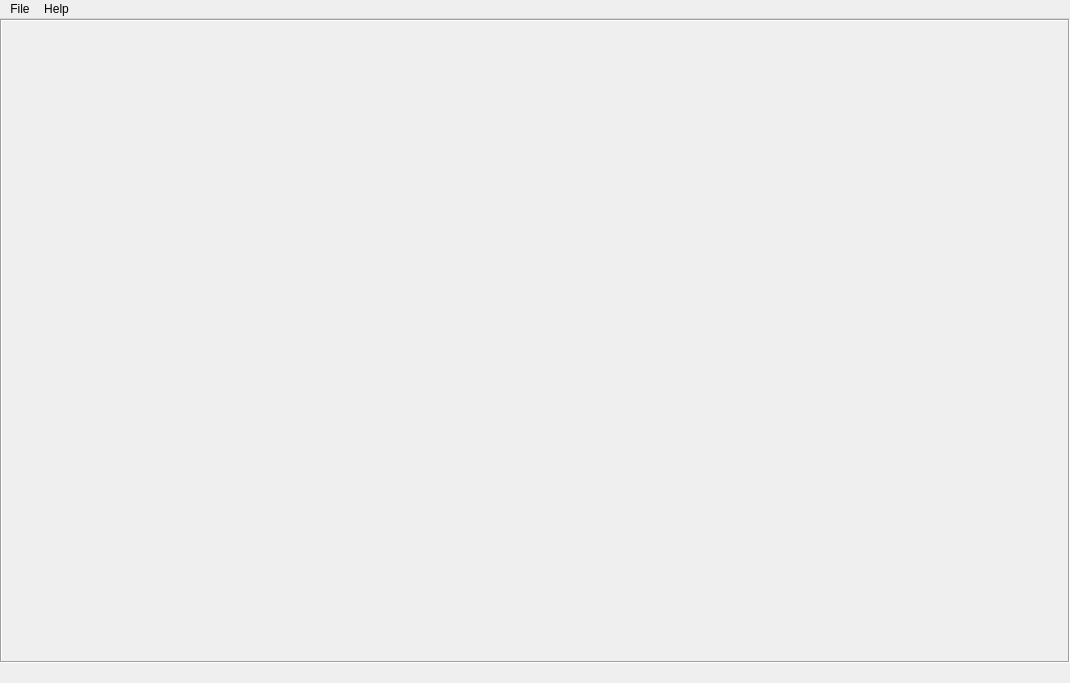
<?xml version="1.0" encoding="UTF-8"?>
<ui version="4.0">
 <class>MainWindow</class>
 <widget class="QMainWindow" name="MainWindow">
  <property name="geometry">
   <rect>
    <x>0</x>
    <y>0</y>
    <width>1070</width>
    <height>683</height>
   </rect>
  </property>
  <property name="maximumSize">
   <size>
    <width>16777215</width>
    <height>16777215</height>
   </size>
  </property>
  <property name="windowTitle">
   <string>GW2 Events</string>
  </property>
  <property name="windowIcon">
   <iconset resource="assets.qrc">
    <normaloff>:/assets/icons/Gw2.png</normaloff>:/assets/icons/Gw2.png</iconset>
  </property>
  <widget class="QWidget" name="central_widget">
   <property name="styleSheet">
    <string notr="true">QLabel {
	color: rgb(162, 147, 130);
}</string>
   </property>
   <layout class="QVBoxLayout" name="central_layout">
    <property name="spacing">
     <number>0</number>
    </property>
    <property name="margin">
     <number>0</number>
    </property>
    <item>
     <widget class="QWidget" name="mainCanvasContainer_widget" native="true">
      <layout class="QGridLayout" name="mainCanvasContainer_layout">
       <property name="margin">
        <number>0</number>
       </property>
       <property name="spacing">
        <number>0</number>
       </property>
       <item row="0" column="0">
        <widget class="QScrollArea" name="mainCanvas_scrollArea">
         <property name="frameShape">
          <enum>QFrame::Box</enum>
         </property>
         <property name="frameShadow">
          <enum>QFrame::Sunken</enum>
         </property>
         <property name="lineWidth">
          <number>1</number>
         </property>
         <property name="widgetResizable">
          <bool>true</bool>
         </property>
         <widget class="QWidget" name="mainCanvas_widget">
          <property name="geometry">
           <rect>
            <x>0</x>
            <y>0</y>
            <width>1068</width>
            <height>640</height>
           </rect>
          </property>
         </widget>
        </widget>
       </item>
      </layout>
     </widget>
    </item>
    <item>
     <widget class="QWidget" name="serverAddress_widget" native="true">
      <property name="maximumSize">
       <size>
        <width>16777215</width>
        <height>20</height>
       </size>
      </property>
      <layout class="QHBoxLayout" name="serverAddress_layout">
       <property name="spacing">
        <number>0</number>
       </property>
       <property name="margin">
        <number>0</number>
       </property>
       <item>
        <spacer name="horizontalSpacer">
         <property name="orientation">
          <enum>Qt::Horizontal</enum>
         </property>
         <property name="sizeHint" stdset="0">
          <size>
           <width>40</width>
           <height>20</height>
          </size>
         </property>
        </spacer>
       </item>
       <item>
        <widget class="QLabel" name="serverAddress">
         <property name="text">
          <string/>
         </property>
        </widget>
       </item>
       <item>
        <spacer name="horizontalSpacer_2">
         <property name="orientation">
          <enum>Qt::Horizontal</enum>
         </property>
         <property name="sizeHint" stdset="0">
          <size>
           <width>40</width>
           <height>20</height>
          </size>
         </property>
        </spacer>
       </item>
      </layout>
     </widget>
    </item>
   </layout>
  </widget>
  <widget class="QMenuBar" name="menubar">
   <property name="enabled">
    <bool>true</bool>
   </property>
   <property name="geometry">
    <rect>
     <x>0</x>
     <y>0</y>
     <width>1070</width>
     <height>21</height>
    </rect>
   </property>
   <widget class="QMenu" name="menuFile">
    <property name="title">
     <string>File</string>
    </property>
    <addaction name="actionCompact"/>
    <addaction name="actionSettings"/>
    <addaction name="separator"/>
    <addaction name="actionExit"/>
   </widget>
   <widget class="QMenu" name="menuAbout">
    <property name="title">
     <string>Help</string>
    </property>
    <addaction name="actionHelp"/>
    <addaction name="separator"/>
    <addaction name="actionAbout"/>
   </widget>
   <addaction name="menuFile"/>
   <addaction name="menuAbout"/>
  </widget>
  <action name="actionSettings">
   <property name="text">
    <string>Settings</string>
   </property>
  </action>
  <action name="actionExit">
   <property name="text">
    <string>Exit</string>
   </property>
  </action>
  <action name="actionHelp">
   <property name="text">
    <string>Help</string>
   </property>
  </action>
  <action name="actionAbout">
   <property name="text">
    <string>About</string>
   </property>
  </action>
  <action name="actionCompact">
   <property name="text">
    <string>Compact Mode</string>
   </property>
  </action>
 </widget>
 <resources>
  <include location="assets.qrc"/>
 </resources>
 <connections/>
</ui>
